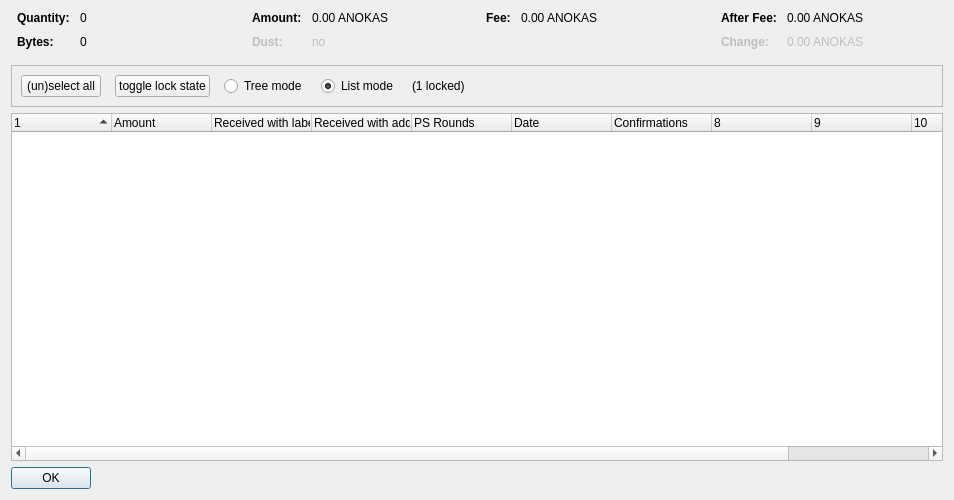
<?xml version="1.0" encoding="UTF-8"?>
<ui version="4.0">
 <class>CoinControlDialog</class>
 <widget class="QDialog" name="CoinControlDialog">
  <property name="geometry">
   <rect>
    <x>0</x>
    <y>0</y>
    <width>954</width>
    <height>500</height>
   </rect>
  </property>
  <property name="windowTitle">
   <string>Coin Selection</string>
  </property>
  <layout class="QVBoxLayout" name="verticalLayout">
   <item>
    <layout class="QHBoxLayout" name="horizontalLayoutTop" stretch="0,0,0,0">
     <property name="topMargin">
      <number>0</number>
     </property>
     <property name="bottomMargin">
      <number>10</number>
     </property>
     <item>
      <layout class="QFormLayout" name="formLayoutCoinControl1">
       <property name="horizontalSpacing">
        <number>10</number>
       </property>
       <property name="verticalSpacing">
        <number>10</number>
       </property>
       <property name="leftMargin">
        <number>6</number>
       </property>
       <property name="rightMargin">
        <number>6</number>
       </property>
       <item row="0" column="0">
        <widget class="QLabel" name="labelCoinControlQuantityText">
         <property name="font">
          <font>
           <weight>75</weight>
           <bold>true</bold>
          </font>
         </property>
         <property name="text">
          <string>Quantity:</string>
         </property>
        </widget>
       </item>
       <item row="0" column="1">
        <widget class="QLabel" name="labelCoinControlQuantity">
         <property name="cursor">
          <cursorShape>IBeamCursor</cursorShape>
         </property>
         <property name="contextMenuPolicy">
          <enum>Qt::ActionsContextMenu</enum>
         </property>
         <property name="text">
          <string notr="true">0</string>
         </property>
         <property name="textInteractionFlags">
          <set>Qt::LinksAccessibleByMouse|Qt::TextSelectableByKeyboard|Qt::TextSelectableByMouse</set>
         </property>
        </widget>
       </item>
       <item row="1" column="0">
        <widget class="QLabel" name="labelCoinControlBytesText">
         <property name="font">
          <font>
           <weight>75</weight>
           <bold>true</bold>
          </font>
         </property>
         <property name="text">
          <string>Bytes:</string>
         </property>
        </widget>
       </item>
       <item row="1" column="1">
        <widget class="QLabel" name="labelCoinControlBytes">
         <property name="cursor">
          <cursorShape>IBeamCursor</cursorShape>
         </property>
         <property name="contextMenuPolicy">
          <enum>Qt::ActionsContextMenu</enum>
         </property>
         <property name="text">
          <string notr="true">0</string>
         </property>
         <property name="textInteractionFlags">
          <set>Qt::LinksAccessibleByMouse|Qt::TextSelectableByKeyboard|Qt::TextSelectableByMouse</set>
         </property>
        </widget>
       </item>
      </layout>
     </item>
     <item>
      <layout class="QFormLayout" name="formLayoutCoinControl2">
       <property name="horizontalSpacing">
        <number>10</number>
       </property>
       <property name="verticalSpacing">
        <number>10</number>
       </property>
       <property name="leftMargin">
        <number>6</number>
       </property>
       <property name="rightMargin">
        <number>6</number>
       </property>
       <item row="0" column="0">
        <widget class="QLabel" name="labelCoinControlAmountText">
         <property name="font">
          <font>
           <weight>75</weight>
           <bold>true</bold>
          </font>
         </property>
         <property name="text">
          <string>Amount:</string>
         </property>
        </widget>
       </item>
       <item row="0" column="1">
        <widget class="QLabel" name="labelCoinControlAmount">
         <property name="cursor">
          <cursorShape>IBeamCursor</cursorShape>
         </property>
         <property name="contextMenuPolicy">
          <enum>Qt::ActionsContextMenu</enum>
         </property>
         <property name="text">
          <string notr="true">0.00 ANOKAS</string>
         </property>
         <property name="textInteractionFlags">
          <set>Qt::LinksAccessibleByMouse|Qt::TextSelectableByKeyboard|Qt::TextSelectableByMouse</set>
         </property>
        </widget>
       </item>
       <item row="1" column="0">
        <widget class="QLabel" name="labelCoinControlLowOutputText">
         <property name="enabled">
          <bool>false</bool>
         </property>
         <property name="font">
          <font>
           <weight>75</weight>
           <bold>true</bold>
          </font>
         </property>
         <property name="text">
          <string>Dust:</string>
         </property>
        </widget>
       </item>
       <item row="1" column="1">
        <widget class="QLabel" name="labelCoinControlLowOutput">
         <property name="enabled">
          <bool>false</bool>
         </property>
         <property name="cursor">
          <cursorShape>IBeamCursor</cursorShape>
         </property>
         <property name="contextMenuPolicy">
          <enum>Qt::ActionsContextMenu</enum>
         </property>
         <property name="text">
          <string notr="true">no</string>
         </property>
         <property name="textInteractionFlags">
          <set>Qt::LinksAccessibleByMouse|Qt::TextSelectableByKeyboard|Qt::TextSelectableByMouse</set>
         </property>
        </widget>
       </item>
      </layout>
     </item>
     <item>
      <layout class="QFormLayout" name="formLayoutCoinControl3">
       <property name="horizontalSpacing">
        <number>10</number>
       </property>
       <property name="verticalSpacing">
        <number>10</number>
       </property>
       <property name="leftMargin">
        <number>6</number>
       </property>
       <property name="rightMargin">
        <number>6</number>
       </property>
       <item row="0" column="0">
        <widget class="QLabel" name="labelCoinControlFeeText">
         <property name="font">
          <font>
           <weight>75</weight>
           <bold>true</bold>
          </font>
         </property>
         <property name="text">
          <string>Fee:</string>
         </property>
        </widget>
       </item>
       <item row="0" column="1">
        <widget class="QLabel" name="labelCoinControlFee">
         <property name="cursor">
          <cursorShape>IBeamCursor</cursorShape>
         </property>
         <property name="contextMenuPolicy">
          <enum>Qt::ActionsContextMenu</enum>
         </property>
         <property name="text">
          <string notr="true">0.00 ANOKAS</string>
         </property>
         <property name="textInteractionFlags">
          <set>Qt::LinksAccessibleByMouse|Qt::TextSelectableByKeyboard|Qt::TextSelectableByMouse</set>
         </property>
        </widget>
       </item>
      </layout>
     </item>
     <item>
      <layout class="QFormLayout" name="formLayoutCoinControl4">
       <property name="horizontalSpacing">
        <number>10</number>
       </property>
       <property name="verticalSpacing">
        <number>10</number>
       </property>
       <property name="leftMargin">
        <number>6</number>
       </property>
       <property name="rightMargin">
        <number>6</number>
       </property>
       <item row="0" column="0">
        <widget class="QLabel" name="labelCoinControlAfterFeeText">
         <property name="font">
          <font>
           <weight>75</weight>
           <bold>true</bold>
          </font>
         </property>
         <property name="text">
          <string>After Fee:</string>
         </property>
        </widget>
       </item>
       <item row="0" column="1">
        <widget class="QLabel" name="labelCoinControlAfterFee">
         <property name="cursor">
          <cursorShape>IBeamCursor</cursorShape>
         </property>
         <property name="contextMenuPolicy">
          <enum>Qt::ActionsContextMenu</enum>
         </property>
         <property name="text">
          <string notr="true">0.00 ANOKAS</string>
         </property>
         <property name="textInteractionFlags">
          <set>Qt::LinksAccessibleByMouse|Qt::TextSelectableByKeyboard|Qt::TextSelectableByMouse</set>
         </property>
        </widget>
       </item>
       <item row="1" column="0">
        <widget class="QLabel" name="labelCoinControlChangeText">
         <property name="enabled">
          <bool>false</bool>
         </property>
         <property name="font">
          <font>
           <weight>75</weight>
           <bold>true</bold>
          </font>
         </property>
         <property name="text">
          <string>Change:</string>
         </property>
        </widget>
       </item>
       <item row="1" column="1">
        <widget class="QLabel" name="labelCoinControlChange">
         <property name="enabled">
          <bool>false</bool>
         </property>
         <property name="cursor">
          <cursorShape>IBeamCursor</cursorShape>
         </property>
         <property name="contextMenuPolicy">
          <enum>Qt::ActionsContextMenu</enum>
         </property>
         <property name="text">
          <string notr="true">0.00 ANOKAS</string>
         </property>
         <property name="textInteractionFlags">
          <set>Qt::LinksAccessibleByMouse|Qt::TextSelectableByKeyboard|Qt::TextSelectableByMouse</set>
         </property>
        </widget>
       </item>
      </layout>
     </item>
    </layout>
   </item>
   <item>
    <widget class="QFrame" name="frame">
     <property name="minimumSize">
      <size>
       <width>0</width>
       <height>40</height>
      </size>
     </property>
     <property name="frameShape">
      <enum>QFrame::StyledPanel</enum>
     </property>
     <property name="frameShadow">
      <enum>QFrame::Sunken</enum>
     </property>
     <layout class="QHBoxLayout" name="horizontalLayout">
      <item>
       <layout class="QHBoxLayout" name="horizontalLayoutPanel" stretch="0,0,0,0,0,0">
        <property name="spacing">
         <number>14</number>
        </property>
        <item>
         <widget class="QPushButton" name="pushButtonSelectAll">
          <property name="sizePolicy">
           <sizepolicy hsizetype="Maximum" vsizetype="Fixed">
            <horstretch>0</horstretch>
            <verstretch>0</verstretch>
           </sizepolicy>
          </property>
          <property name="text">
           <string>(un)select all</string>
          </property>
          <property name="autoDefault">
           <bool>false</bool>
          </property>
         </widget>
        </item>
        <item>
         <widget class="QPushButton" name="pushButtonToggleLock">
          <property name="sizePolicy">
           <sizepolicy hsizetype="Maximum" vsizetype="Fixed">
            <horstretch>0</horstretch>
            <verstretch>0</verstretch>
           </sizepolicy>
          </property>
          <property name="text">
           <string>toggle lock state</string>
          </property>
          <property name="autoDefault">
           <bool>false</bool>
          </property>
         </widget>
        </item>
        <item>
         <widget class="QRadioButton" name="radioTreeMode">
          <property name="sizePolicy">
           <sizepolicy hsizetype="Maximum" vsizetype="Fixed">
            <horstretch>0</horstretch>
            <verstretch>0</verstretch>
           </sizepolicy>
          </property>
          <property name="text">
           <string>Tree mode</string>
          </property>
         </widget>
        </item>
        <item>
         <widget class="QRadioButton" name="radioListMode">
          <property name="sizePolicy">
           <sizepolicy hsizetype="Maximum" vsizetype="Fixed">
            <horstretch>0</horstretch>
            <verstretch>0</verstretch>
           </sizepolicy>
          </property>
          <property name="text">
           <string>List mode</string>
          </property>
          <property name="checked">
           <bool>true</bool>
          </property>
         </widget>
        </item>
        <item>
         <widget class="QLabel" name="labelLocked">
          <property name="text">
           <string>(1 locked)</string>
          </property>
         </widget>
        </item>
        <item>
         <spacer name="horizontalSpacer">
          <property name="orientation">
           <enum>Qt::Horizontal</enum>
          </property>
          <property name="sizeHint" stdset="0">
           <size>
            <width>40</width>
            <height>20</height>
           </size>
          </property>
         </spacer>
        </item>
       </layout>
      </item>
     </layout>
    </widget>
   </item>
   <item>
    <widget class="CoinControlTreeWidget" name="treeWidget">
     <property name="contextMenuPolicy">
      <enum>Qt::CustomContextMenu</enum>
     </property>
     <property name="sortingEnabled">
      <bool>false</bool>
     </property>
     <property name="columnCount">
      <number>11</number>
     </property>
     <attribute name="headerShowSortIndicator" stdset="0">
      <bool>true</bool>
     </attribute>
     <attribute name="headerStretchLastSection">
      <bool>false</bool>
     </attribute>
     <column>
      <property name="text">
       <string/>
      </property>
     </column>
     <column>
      <property name="text">
       <string>Amount</string>
      </property>
     </column>
     <column>
      <property name="text">
       <string>Received with label</string>
      </property>
     </column>
     <column>
      <property name="text">
       <string>Received with address</string>
      </property>
     </column>
     <column>
      <property name="text">
       <string>PS Rounds</string>
      </property>
     </column>
     <column>
      <property name="text">
       <string>Date</string>
      </property>
     </column>
     <column>
      <property name="text">
       <string>Confirmations</string>
      </property>
      <property name="toolTip">
       <string>Confirmed</string>
      </property>
     </column>
     <column>
      <property name="text">
       <string/>
      </property>
     </column>
     <column>
      <property name="text">
       <string/>
      </property>
     </column>
     <column>
      <property name="text">
       <string/>
      </property>
     </column>
     <column>
      <property name="text">
       <string/>
      </property>
     </column>
    </widget>
   </item>
   <item>
    <widget class="QDialogButtonBox" name="buttonBox">
     <property name="sizePolicy">
      <sizepolicy hsizetype="Maximum" vsizetype="Fixed">
       <horstretch>0</horstretch>
       <verstretch>0</verstretch>
      </sizepolicy>
     </property>
     <property name="orientation">
      <enum>Qt::Horizontal</enum>
     </property>
     <property name="standardButtons">
      <set>QDialogButtonBox::Ok</set>
     </property>
    </widget>
   </item>
  </layout>
 </widget>
 <customwidgets>
  <customwidget>
   <class>CoinControlTreeWidget</class>
   <extends>QTreeWidget</extends>
   <header>coincontroltreewidget.h</header>
  </customwidget>
 </customwidgets>
 <resources/>
 <connections/>
</ui>
